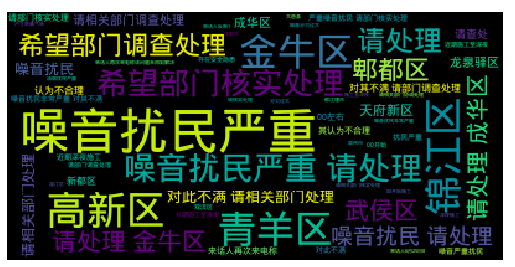

This chart was generated by the following Python code:
#coding:utf-8


from os import path
from wordcloud import WordCloud


d = path.dirname(__file__)
font=path.join(d, "DroidSansFallbackFull.ttf")

# Read the whole text.
text = open(path.join(d, 'idf.txt')).read().decode('utf-8')

# Generate a word cloud image
wordcloud = WordCloud(font_path=font).generate(text)

# Display the generated image:
# the matplotlib way:
import matplotlib.pyplot as plt
#plt.imshow(wordcloud)
#plt.axis("off")

# lower max_font_size
wordcloud = WordCloud(font_path=font,max_font_size=40).generate(text)
plt.figure()
plt.imshow(wordcloud)
plt.axis("off")
plt.show()
